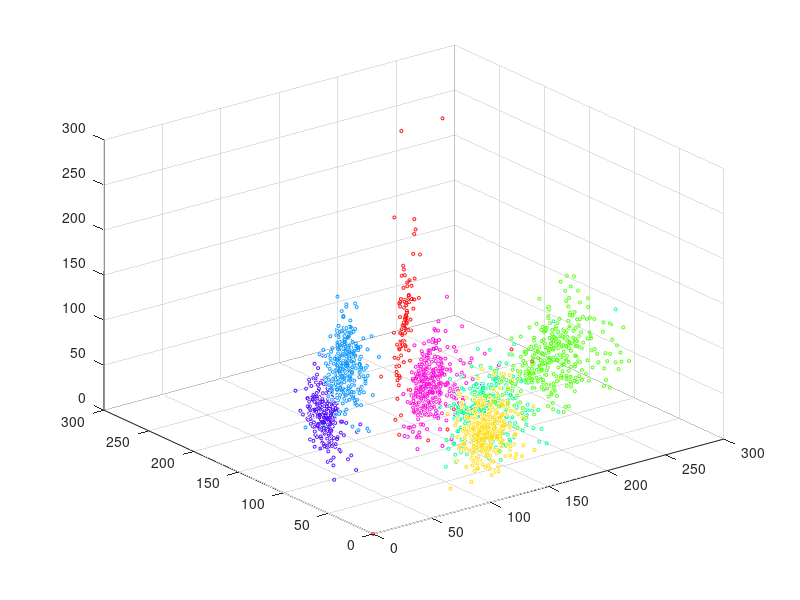

This figure's MATLAB source: (Note: this script raises an error after producing the figure.)
%% Assignment 02, SE294
% Satish Kumar, MTech - 11052, SERC
% Script File - Mean Shift Clustering
clear all;
close all;
clc;

disttype = 2;

Xmat = load('features.mat');
X = Xmat.features;

% Ground Truth Labels
cidxTmat = load('ground_truth_labels.mat');
cidxT = cidxTmat.labels;
ctrsT(7,3) = zeros;

for i = 0 : 6
    ctrsT(i+1,1) = mean(X(cidxT==i,1));
    ctrsT(i+1,2) = mean(X(cidxT==i,2));
    ctrsT(i+1,3) = mean(X(cidxT==i,3));
end
figure
ctrsT
clr_mp = colormap(hsv(7));
for label = 1:7
scatter3(X(cidxT==label-1,1),X(cidxT==label-1,2),X(cidxT==label-1,3),5,clr_mp(label,:));
hold on
end

% Mean Shift
Xc = MeanShift1(X, 'KFun');
[dim1, dim2] = size(Xc);

cidx = zeros(dim1,1);
C(1,:) = Xc(1,:);
label = 1;
cidx(1) = 1;
for i1 = 2:dim1
	for i2 = 1:label
        if (norm(Xc(i1,:) - C(i2,:)) < 15)  % Thresold
            C(i2,:) = (Xc(i1,:) + C(i2, :))/2;
            Xc(i1,1) = label;
            cidx(i1) = label;
            break;
        end            
    end
    if (Xc(i1,1) ~= label)
        label = label + 1;
        C(label, :) = Xc(i1,:);
        cidx(i1) = label;
    end
end
C

%Centre Matching, rowI for ground truth
M(7,7) = zeros;
for i = 1:7
    for j = 1:7
        M(i,j) = norm(ctrsT(i,:)-C(j,:),2);
    end
end
[Matching,Cost] = Hungarian(M);
[dummy,colI] = max(Matching);
ctrsM = zeros(7,3);
for i = 1:7
    ctrsM(colI(i),:) = C(i,:); 
end
hold off
figure
ctrsM
clr_mp = colormap(hsv(7));
for label = 1:7
scatter3(X(cidx==label,1),X(cidx==label,2),X(cidx==label,3),5,clr_mp(label,:));
hold on
end

difference = norm(ctrsT-ctrsM,2)